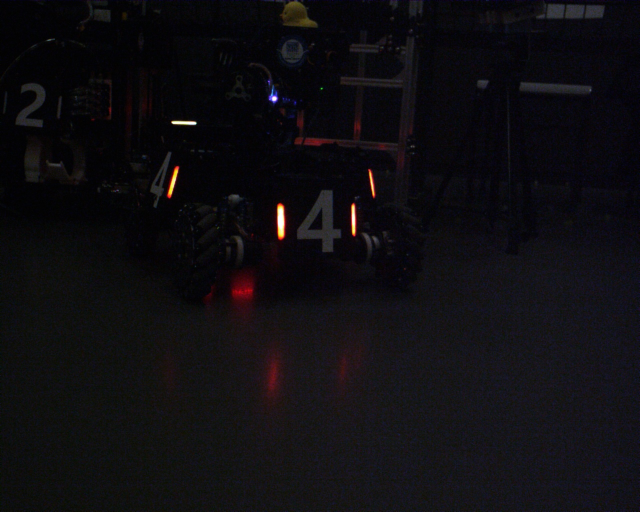
//> input picture 3.jpg, 1280 x 1024 px (shown at 1/2 size)
$ ./task2   (built with g++ and OpenCV 4)
//> lines starting //> are read from the running program, lines starting //| are printed output that depends on the picture; after the words box and inside, x2 and y2 are one past the last pixel; in counts of white or black regions, pixels touching at a corner belong together
#include <opencv2/core.hpp>
#include <opencv2/core/types.hpp>
#include <opencv2/highgui.hpp>
#include <opencv2/opencv.hpp>
#include <vector>
#include <cmath>
using namespace std;
using namespace cv;
int hmin = 0,hmax = 179,smin = 0,smax = 255,vmin = 0,vmax = 255;
void Colartracker()
{
    namedWindow("tracker");
    createTrackbar("hmin", "tracker", &hmin, 179);
    createTrackbar("hmax", "tracker", &hmax, 179);
    createTrackbar("smin", "tracker", &smin, 255);
    createTrackbar("smax", "tracker", &smax, 255);
    createTrackbar("vmin", "tracker", &vmin, 255);
    createTrackbar("vmax", "tracker", &vmax, 255);

}
void Morphology(Mat& mask)
{
    Mat k3 = getStructuringElement(MORPH_RECT, Size(3, 3));
    morphologyEx(mask, mask, MORPH_CLOSE, k3);

}
void getContours(Mat &mask, Mat &img) {

	vector<vector<Point>> contours;
	vector<Vec4i> hierarchy;
	findContours(mask, contours, hierarchy, RETR_EXTERNAL, CHAIN_APPROX_SIMPLE);
    for(auto box_ : contours)
    {
         Rect box = boundingRect(box_);
	    rectangle(img,box,Scalar(100,120,46),4);
    }

}

int main()
{
    Mat imgOri,hsv,mask;
    imgOri = imread("/home/liu_xian/sample/assets/images/3.jpg");
//> imgOri is the input picture: 1024 rows x 1280 cols, CV_8UC3; mean B, G, R 16.7, 13.4, 15.1
    Rect roi(0, 300,
                 static_cast<int>(imgOri.cols),
                 static_cast<int>(imgOri.rows * 1/3));
//> roi = Rect(0, 300, 1280, 341)
    roi &= Rect(0, 0, imgOri.cols, imgOri.rows);
    Mat img = imgOri(roi).clone();
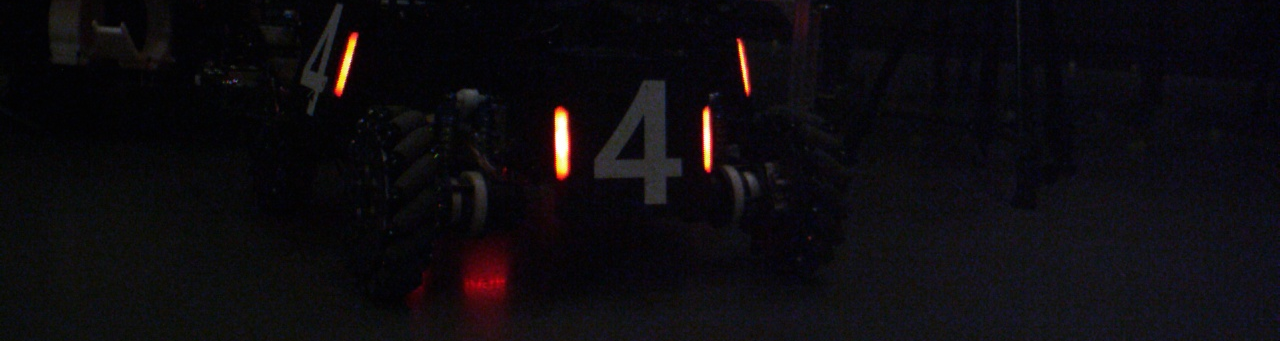
//> img: 341 rows x 1280 cols, CV_8UC3; mean B, G, R 15, 11.5, 13.9
    cvtColor(img, hsv, COLOR_BGR2HSV);
//> hsv: 341 rows x 1280 cols, CV_8UC3; mean H, S, V 103.1, 107.6, 17.7
    inRange(hsv, Scalar(0, 0, 223), Scalar(80, 255, 255), mask);
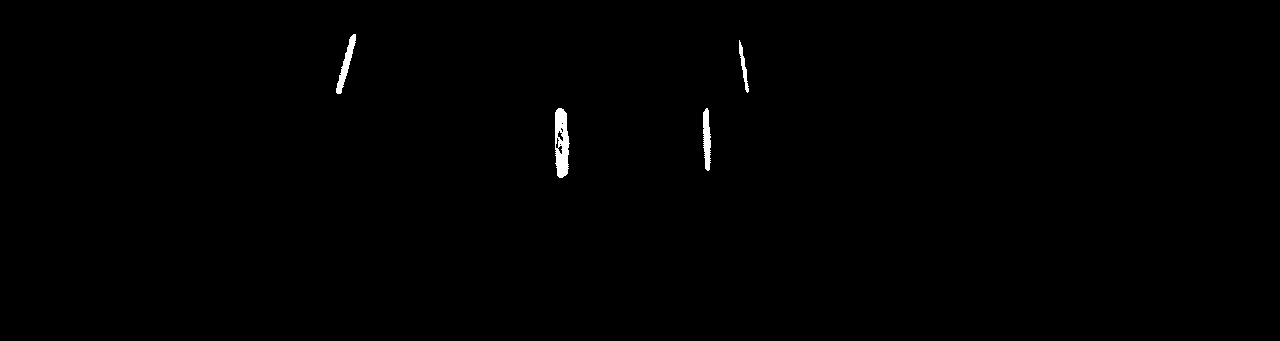
//> mask: 341 rows x 1280 cols, CV_8UC1; 0.39% white; 4 white regions, box (x1, y1, x2, y2) and area: (555, 108, 570, 178) 771, (336, 34, 356, 94) 389, (703, 108, 711, 171) 378, (739, 40, 749, 93) 181
    Morphology(mask);
//> in Morphology, `morphologyEx(mask, mask, MORPH_CLOSE, k3);`: mask: 341 rows x 1280 cols, CV_8UC1; 0.41% white; 4 white regions
    getContours(mask,img);
//> in getContours, `findContours(mask, contours, hierarchy, RETR_EXTERNAL, CHAIN_APPROX_SI..`: contours = 4 contours; box (x1, y1, x2, y2) and area: (555, 108, 570, 178) 771, (703, 108, 711, 171) 334, (336, 34, 356, 94) 330, (739, 40, 749, 93) 131
//> the loop in getContours, `for(auto box_ : contours)` made 4 passes
//> box on passes 1 to 4: Rect(703, 108, 8, 63), Rect(555, 108, 15, 70), Rect(739, 40, 10, 53), Rect(336, 34, 20, 60)
//> after the loop in getContours, `for(auto box_ : contours)`:
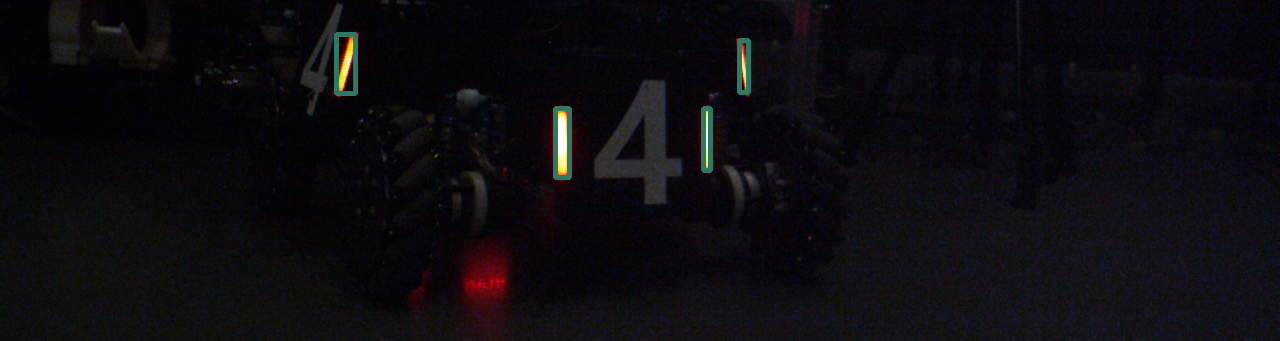
//> img: 341 rows x 1280 cols, CV_8UC3; 0.66% of pixels changed, all inside (x1, y1, x2, y2) = (334, 32, 751, 180)
    // imshow("mask",mask);
    // imshow("imgOri",imgOri);
    imwrite("task2.jpg",img);
    waitKey(0);
    // [16 lines of commented-out code are left out]
    destroyAllWindows();


}
